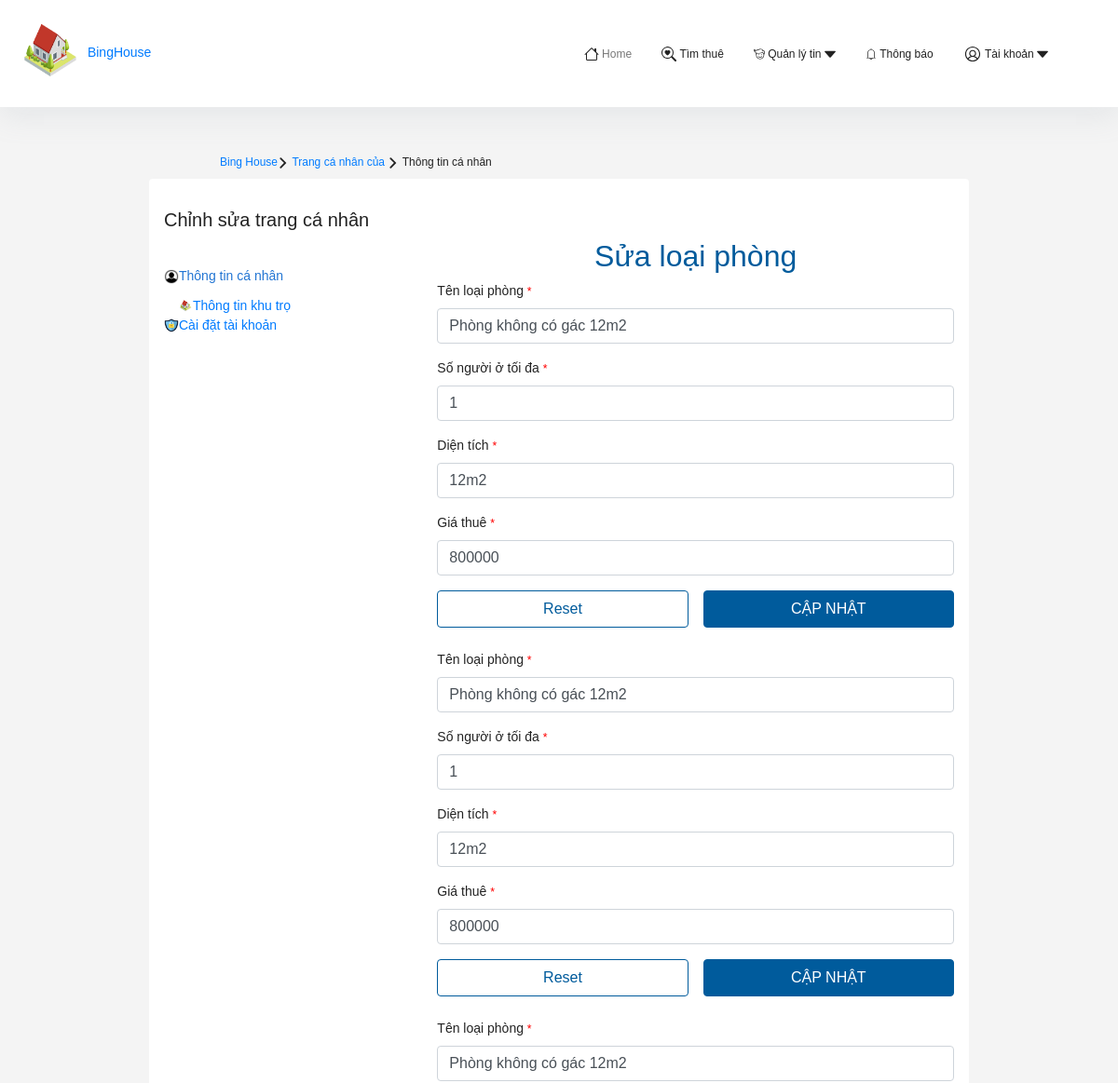
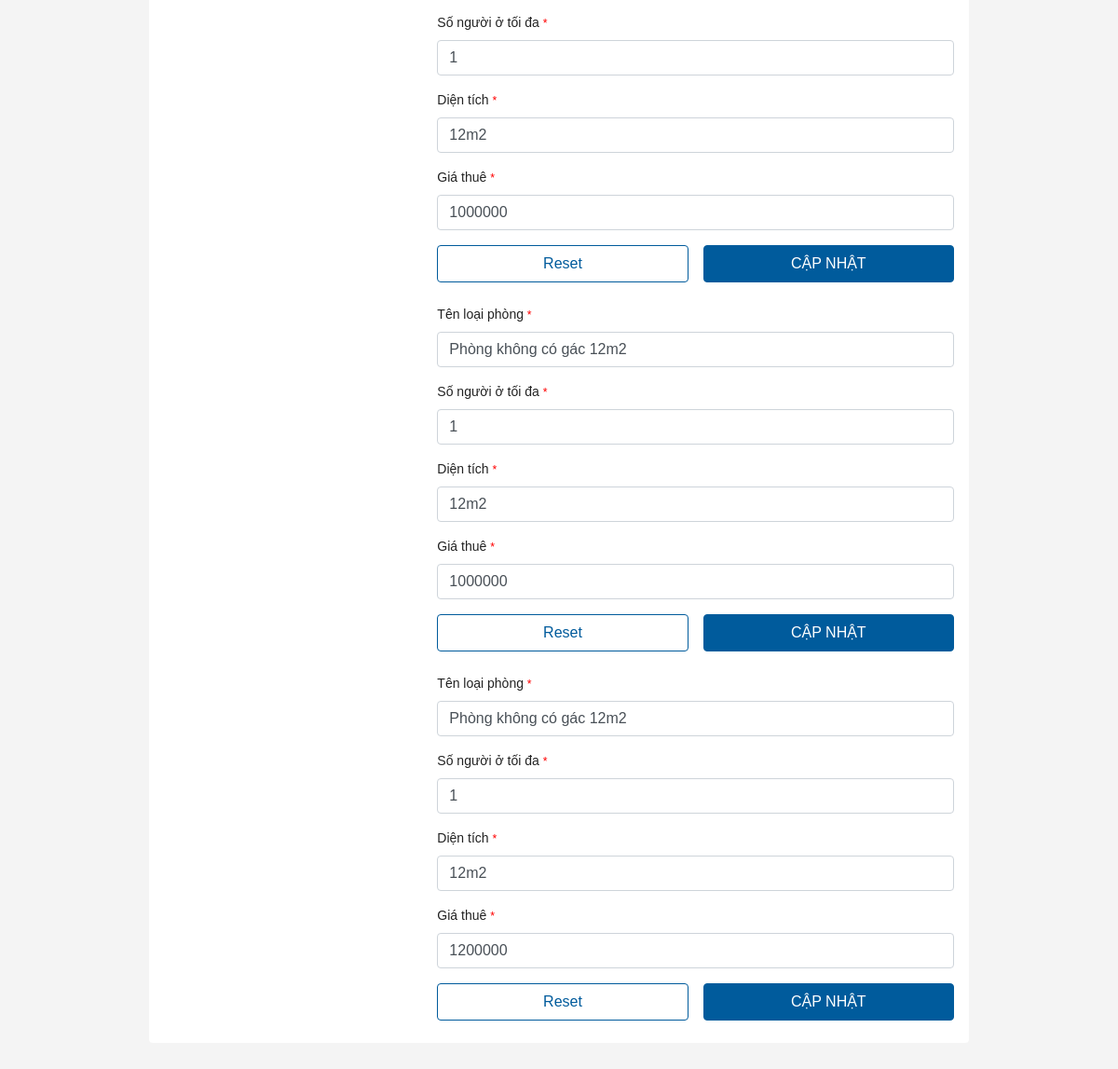
/sualoaiphong.php?ID_LP=1, run on the app's committed database (2 pictures, top to bottom).
### tables this page shows
CREATE TABLE `giathuephong` (
  `ID_KHUTRO` int(11) NOT NULL,
  `ID_LP` int(11) NOT NULL,
  `GIA` float NOT NULL
);

CREATE TABLE `loaiphong` (
  `ID_LP` int(11) NOT NULL,
  `TENLOAIPHONG` varchar(30) NOT NULL,
  `SONGUOIOTOIDA` int(11) NOT NULL,
  `DIENTICH` float NOT NULL
);

### sualoaiphong.php (the view, shortened to what this page needs)
<?php
include './config/config.php';
$loaiphong = "SELECT *
  FROM loaiphong LP, GIATHUEPHONG G WHERE LP.ID_LP = G.ID_LP AND LP.ID_LP = $_GET[ID_LP] ";
$loaiphongsql = mysqli_query($conn, $loaiphong);
?>
<!DOCTYPE html>
<html lang="en">
<head>
    <link rel="stylesheet" href="https://cdn.jsdelivr.net/npm/bootstrap@4.6.2/dist/css/bootstrap.min.css"
>
    <link rel="stylesheet" href="https://cdn.jsdelivr.net/npm/bootstrap-icons@1.3.0/font/bootstrap-icons.css">
    <link href="css/style.css" rel="stylesheet" type="text/css" media="all">
    <link rel="stylesheet" href="https://cdnjs.cloudflare.com/ajax/libs/font-awesome/5.15.4/css/all.min.css"
>
    <link href="css/setting.css" rel="stylesheet" type="text/css" media="all" />
    <link rel="stylesheet" href="https://cdnjs.cloudflare.com/ajax/libs/font-awesome/4.7.0/css/font-awesome.min.css">
</head>
<body class="">
    <div class="navigation-wrap bg-light start-header start-style">
        <div class="container">
            <div class="row">
                <div class="col-12">
                    <nav class="navbar navbar-expand-md navbar-light">
                        <div class="ssn_header" alt="">
                            <a class="ssn_logo" title="binghouse" href="index.php">
                                <img src="image/logo.png" alt="BingHouse">
                            </a><a class="logo_text"> BingHouse </a>
                        </div>
                        <div class="collapse navbar-collapse" id="navbarSupportedContent">
                            <ul class="navbar-nav ml-auto py-4 py-md-0">
                                <li class="nav-item pl-4 pl-md-2 ml-0 ml-md-4 active">
                                    <a class="nav-link" href="index.php">Home</a>
                                </li>
                                <li class="nav-item pl-4 pl-md-2 ml-0 ml-md-4">
                                    <a class="nav-link" href="search.php">Tìm thuê</a>
                                </li>
                                <li class="nav-item pl-4 pl-md-2 ml-0 ml-md-4">
                                    <a class="nav-link" href="#" data-toggle="dropdown">Quản lý tin</a>
                                </li>
                                <li class="nav-item pl-4 pl-md-2 ml-0 ml-md-4">
                                    <a class="nav-link" href="#">Thông báo</a>
                                </li>
                                <li class="nav-item pl-4 pl-md-2 ml-0 ml-md-4">
                                    <a class="nav-link" href="#" data-toggle="dropdown">Tài khoản</a>
                                </li>
                            </ul>
                        </div>
                    </nav>
                </div>
            </div>
        </div>
    </div>
    <div class="l1tlqmyy">
        <ol class="mx-3 md:mx-0 s1vf7tl0" style="padding-bottom:20px" itemscope=""
            itemtype="https://schema.org/BreadcrumbList">
            <li itemprop="itemListElement" itemscope="" itemtype="https://schema.org/ListItem"><a href="index.php"
                    itemprop="item"><span itemprop="name">Bing House</span></a><svg xmlns="http://www.w3.org/2000/svg"
                    viewBox="0 0 13 20" data-type="monochrome" width="1em" height="1em" fill="none" class="separator">
                    <path fill="none" stroke="currentColor" stroke-width="3" stroke-linecap="round" d="M2 2l8 7.9L2 18">
                    </path>
                </svg>
            </li>
            <li itemprop="itemListElement" itemscope="" itemtype="https://schema.org/ListItem"><a href="setting.php"
                    class="text-blue-500 inline-flex max-w-[150px] md:max-w-none [&amp;>span]:truncate"
                    itemprop="item"><span itemprop="name">Trang cá nhân của
                    </span></a><svg xmlns="http://www.w3.org/2000/svg" viewBox="0 0 13 20" data-type="monochrome"
                    width="1em" height="1em" fill="none" class="separator">
                    <path fill="none" stroke="currentColor" stroke-width="3" stroke-linecap="round" d="M2 2l8 7.9L2 18">
                    </path>
                </svg>
            </li>
            <li itemprop="itemListElement" itemscope="" itemtype="https://schema.org/ListItem"><span
                    itemprop="name">Thông
                    tin cá nhân</span>
            </li>
        </ol>
        <div class="g1gd5utk withWidth withGutter c29gcq6"
            style="--c29gcq6-0:100%;--c29gcq6-1:4px;--c29gcq6-4:-8px;--c29gcq6-5:-8px;--c29gcq6-9:8px;--c29gcq6-13:100%;--c29gcq6-14:6px;--c29gcq6-17:-12px;--c29gcq6-18:-12px;--c29gcq6-22:12px;--c29gcq6-26:100%;--c29gcq6-27:8px;--c29gcq6-30:-16px;--c29gcq6-31:-16px;--c29gcq6-35:16px;--c29gcq6-39:100%;--c29gcq6-40:12px;--c29gcq6-43:-24px;--c29gcq6-44:-24px;--c29gcq6-48:24px;--c29gcq6-52:100%;--c29gcq6-53:16px;--c29gcq6-56:-32px;--c29gcq6-57:-32px;--c29gcq6-61:32px">
            <div class="g1gd5utk swjo00u"
                style="--swjo00u-0:initial;--swjo00u-1:initial;--swjo00u-3:initial;--swjo00u-6:initial;--swjo00u-9:initial;--swjo00u-12:initial;--swjo00u-15:initial">
                <div class="withSpan snf9jyk"
                    style="--snf9jyk-0:initial;--snf9jyk-1:initial;--snf9jyk-2:100%;--snf9jyk-4:initial;--snf9jyk-6:100%;--snf9jyk-8:initial;--snf9jyk-10:100%;--snf9jyk-12:initial;--snf9jyk-14:33.33333333333333%;--snf9jyk-16:initial;--snf9jyk-18:33.33333333333333%;--snf9jyk-20:initial">
                    <h5>Chỉnh sửa trang cá nhân</h5>
                    <p class="trc72lf">
                        <a href="setting.php" rel="noreferrer"><br><img src="image/canhan.png" width="16"
                                height="16">Thông
                            tin cá nhân</a><br>
                    <div class="container">
                        <p class="item"><a href="repassword.php" rel="noreferrer"><img src="image/logo.png" width="16"
                                    height="16"></i>Thông tin khu trọ</a><br></p>
                    </div>
                    <a href="repassword.php" rel="noreferrer"><img src="image/khoak.png" width="16" height="16">Cài đặt
                        tài
                        khoản</a><br>
                    </p>
                </div>
                <div class="withSpan snf9jyk"
                    style="--snf9jyk-0:initial;--snf9jyk-1:initial;--snf9jyk-2:100%;--snf9jyk-4:initial;--snf9jyk-6:100%;--snf9jyk-8:initial;--snf9jyk-10:100%;--snf9jyk-12:initial;--snf9jyk-14:66.66666666666666%;--snf9jyk-16:initial;--snf9jyk-18:66.66666666666666%;--snf9jyk-20:initial">
                    <div class="l1kr9d9v">
                        <div class="wizard-tab-content">
                            <div role="tabpanel" id="Liênhệ1" aria-labelledby="step-Liênhệ1"
                                class="wizard-tab-container" style="">
                                <div>
                                    <h2>
                                        <div class="ten">Sửa loại phòng</div>
                                    </h2>
                                    <form action="sualoaiphong.php?ID_LP=<?php echo $_GET['ID_LP'] ?>" method="post"
                                        enctype="multipart/form-data">
                                        <div class="grid-column">
                                            <?php while ($value = mysqli_fetch_array($loaiphongsql)) { ?>
                                                <div data-v-5d159d94="" class="form-group">
                                                    <label data-v-5d159d94="" class="label-form">Tên loại phòng <small
                                                            data-v-5d159d94="" style="color: red;">*</small></label>
                                                    <input data-v-5d159d94="" type="text" placeholder="Tên loại phòng"
                                                        name="TENLOAIPHONG" class="form-control"
                                                        value="<?php echo $value['TENLOAIPHONG'] ?>">
                                                </div>
                                            </div>
                                            <div class="grid-column">
                                                <div data-v-5d159d94="" class="form-group">
                                                    <label data-v-5d159d94="" class="label-form">Số người ở tối đa <small
                                                            data-v-5d159d94="" style="color: red;">*</small></label>
                                                    <input data-v-5d159d94="" type="number" placeholder="Số người ở tối đa"
                                                        name="SONGUOIOTOIDA" class="form-control"
                                                        value="<?php echo $value['SONGUOIOTOIDA'] ?>">
                                                </div>
                                            </div>
                                            <div class="grid-column grid-column-4 grid-xm-column-1"
                                                messages_error="[object Object]" value="[object Object]">
                                                <div class="form-group">
                                                    <label class="label-form">
                                                        Diện tích
                                                    </label>
                                                    <small data-v-5d159d94="" style="color: red;">*</small></label>
                                                    <input data-v-5d159d94="" type="text" placeholder="Diện tích"
                                                        name="DIENTICH" class="form-control"
                                                        value="<?php echo $value['DIENTICH'] ?>m2">
                                                </div>
                                                <div class="form-group">
                                                    <label class="label-form">
                                                        Giá thuê
                                                    </label>
                                                    <small data-v-5d159d94="" style="color: red;">*</small></label>
                                                    <input data-v-5d159d94="" type="text" placeholder="Giá thuê"
                                                        name="GIATHUE" class="form-control"
                                                        value="<?php echo $value['GIA'] ?>">
                                                </div>
                                                <div>
                                                    <div class="l6ks4td">
                                                        <div class="withGutter c29gcq6"
                                                            style="--c29gcq6-0: initial; --c29gcq6-1:8px; --c29gcq6-4:-16px; --c29gcq6-5:-16px; --c29gcq6-9:16px; --c29gcq6-13: initial; --c29gcq6-14:8px; --c29gcq6-17:-16px; --c29gcq6-18:-16px; --c29gcq6-22:16px; --c29gcq6-26: initial; --c29gcq6-27:8px; --c29gcq6-30:-16px; --c29gcq6-31:-16px; --c29gcq6-35:16px; --c29gcq6-39: initial; --c29gcq6-40:8px; --c29gcq6-43:-16px; --c29gcq6-44:-16px; --c29gcq6-48:16px; --c29gcq6-52: initial; --c29gcq6-53:8px; --c29gcq6-56:-16px; --c29gcq6-57:-16px; --c29gcq6-61:16px;">
                                                            <div class="swjo00u"
                                                                style="--swjo00u-0:center; --swjo00u-1: initial; --swjo00u-3: initial; --swjo00u-6: initial; --swjo00u-9: initial; --swjo00u-12: initial; --swjo00u-15: initial;">
                                                                <div class="snf9jyk"
                                                                    style="--snf9jyk-0: initial; --snf9jyk-1: initial; --snf9jyk-2: initial; --snf9jyk-4: initial; --snf9jyk-6: initial; --snf9jyk-8: initial; --snf9jyk-10: initial; --snf9jyk-12: initial; --snf9jyk-14: initial; --snf9jyk-16: initial; --snf9jyk-18: initial; --snf9jyk-20: initial;">
                                                                    <button
                                                                        class="b1ek51v5 outline o-accent r-normal large w-normal i-left stretch"
                                                                        type="reset">Reset</button>
                                                                </div>
                                                                <div class="snf9jyk"
                                                                    style="--snf9jyk-0: initial; --snf9jyk-1: initial; --snf9jyk-2: initial; --snf9jyk-4: initial; --snf9jyk-6: initial; --snf9jyk-8: initial; --snf9jyk-10: initial; --snf9jyk-12: initial; --snf9jyk-14: initial; --snf9jyk-16: initial; --snf9jyk-18: initial; --snf9jyk-20: initial;">
                                                                    <button type="submit"
                                                                        class="b1ek51v5 accent r-normal large w-normal i-left stretch"
                                                                        name="submit" id="submit">CẬP NHẬT</button>
                                                                </div>
                                                            </div>
                                                        </div>
                                                    </div>
                                                </div>
                                            <?php } ?>
                                    </form>
                                </div>
                            </div>
                        </div>
                    </div>
                </div>
</body>
</body>
</html>

### data on the page
giathuephong: TENLOAIPHONG "Phòng không có gác 12m2", SONGUOIOTOIDA "1", DIENTICH "12m2", GIATHUE "800000"
giathuephong: TENLOAIPHONG "Phòng không có gác 12m2", SONGUOIOTOIDA "1", DIENTICH "12m2", GIATHUE "800000"
giathuephong: TENLOAIPHONG "Phòng không có gác 12m2", SONGUOIOTOIDA "1", DIENTICH "12m2", GIATHUE "1000000"
giathuephong: TENLOAIPHONG "Phòng không có gác 12m2", SONGUOIOTOIDA "1", DIENTICH "12m2", GIATHUE "1000000"
giathuephong: TENLOAIPHONG "Phòng không có gác 12m2", SONGUOIOTOIDA "1", DIENTICH "12m2", GIATHUE "1200000"
